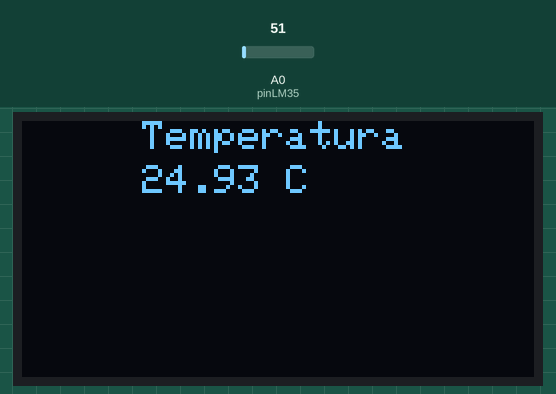
Recording of a sketch running on a simulated Arduino Uno, built with avr-gcc and run on an emulated ATmega328P. Shown: 128×64 one-colour display. Inputs (shaded band) come from the test bench; at power-on: A0 (pinLM35) = 51. What the sketch prints to the serial monitor is not drawn.

Above: at 1.6 s.
1.7 s: A0 (pinLM35) set to 61
At 2.7 s:
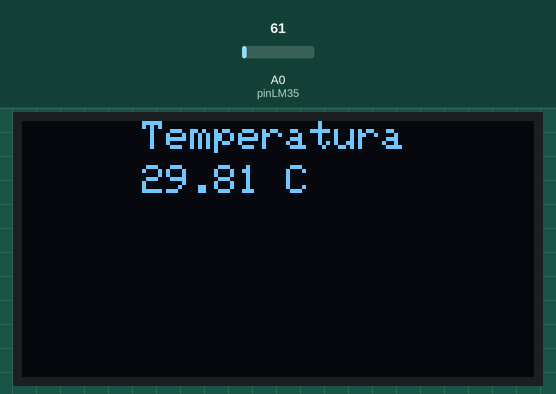
3.5 s: A0 (pinLM35) set to 71
At 5.2 s:
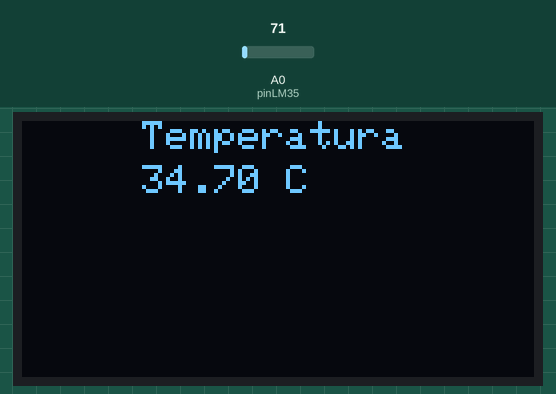
5.5 s: A0 (pinLM35) set to 86
At 7.0 s:
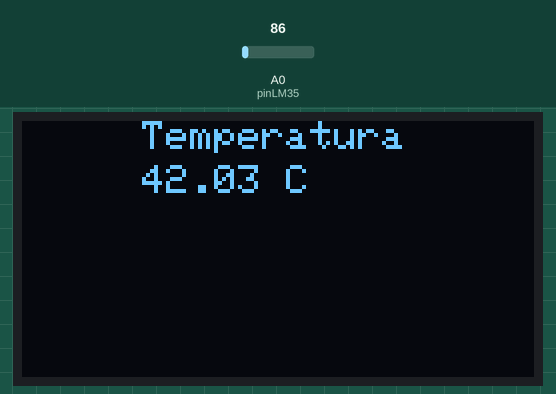
Timing chart, 0 to 8.5 s (numbered marks = the images above; inputs shaded):
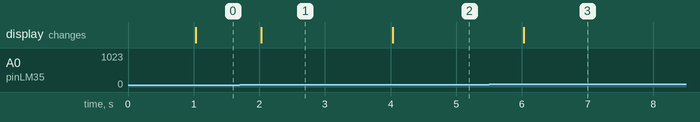

The sketch:

sketch_00225023_labo03.ino
```cpp
#include <Wire.h>
#include <Adafruit_GFX.h>
#include <Adafruit_SH110X.h>

#define i2c_Address 0x3c
#define SCREEN_WIDTH 128
#define SCREEN_HEIGHT 64
#define OLED_RESET -1

Adafruit_SH1106G display = Adafruit_SH1106G(SCREEN_WIDTH, SCREEN_HEIGHT, &Wire, OLED_RESET);
const int pinLM35 = A0;
const unsigned long intervalo = 1000;
unsigned long ultimaMillis = 0;

void setup() {
  Serial.begin(9600);
    while (!Serial)
  delay(250);
  display.begin(i2c_Address, true);
  display.setContrast (255);
  display.clearDisplay();
  display.display();
}

void loop() {
  unsigned long ahora = millis();
  if (ahora - ultimaMillis >= intervalo) {
    ultimaMillis = ahora;

    int lectura = analogRead(pinLM35);
    const float Vref = 5.0;
    float voltaje = lectura * (Vref / 1023.0);
    float tempC = voltaje * 100.0;

    Serial.print("Temperatura: ");
    Serial.print(tempC, 2);
    Serial.println(" °C");

  display.setTextSize(1);
  display.setTextColor(SH110X_WHITE);
  display.setCursor(30, 0);
  display.println("Temperatura");

  display.setCursor(30, 11);
  display.print(tempC,2);
  display.print(" C");

  display.display();

  display.clearDisplay();
  }

}
```

Measured:
- after the input at 1.7 s, the display: changes after 0.33 s (image 1)
- after the input at 3.5 s, the display: changes after 0.53 s (image 2)
- after the input at 5.5 s, the display: changes after 0.53 s (image 3)
